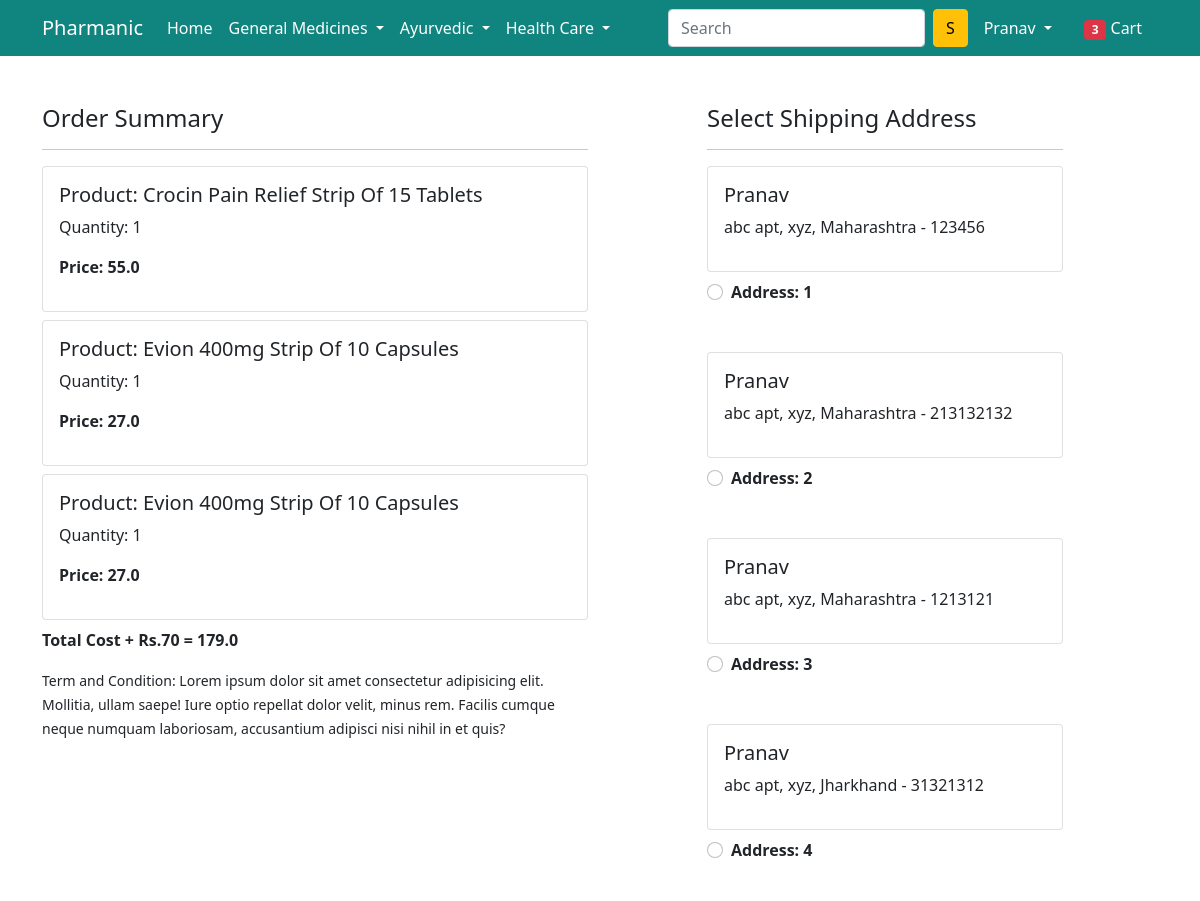
The page /checkout/ (signed in, upper part) on the database as committed earlier.
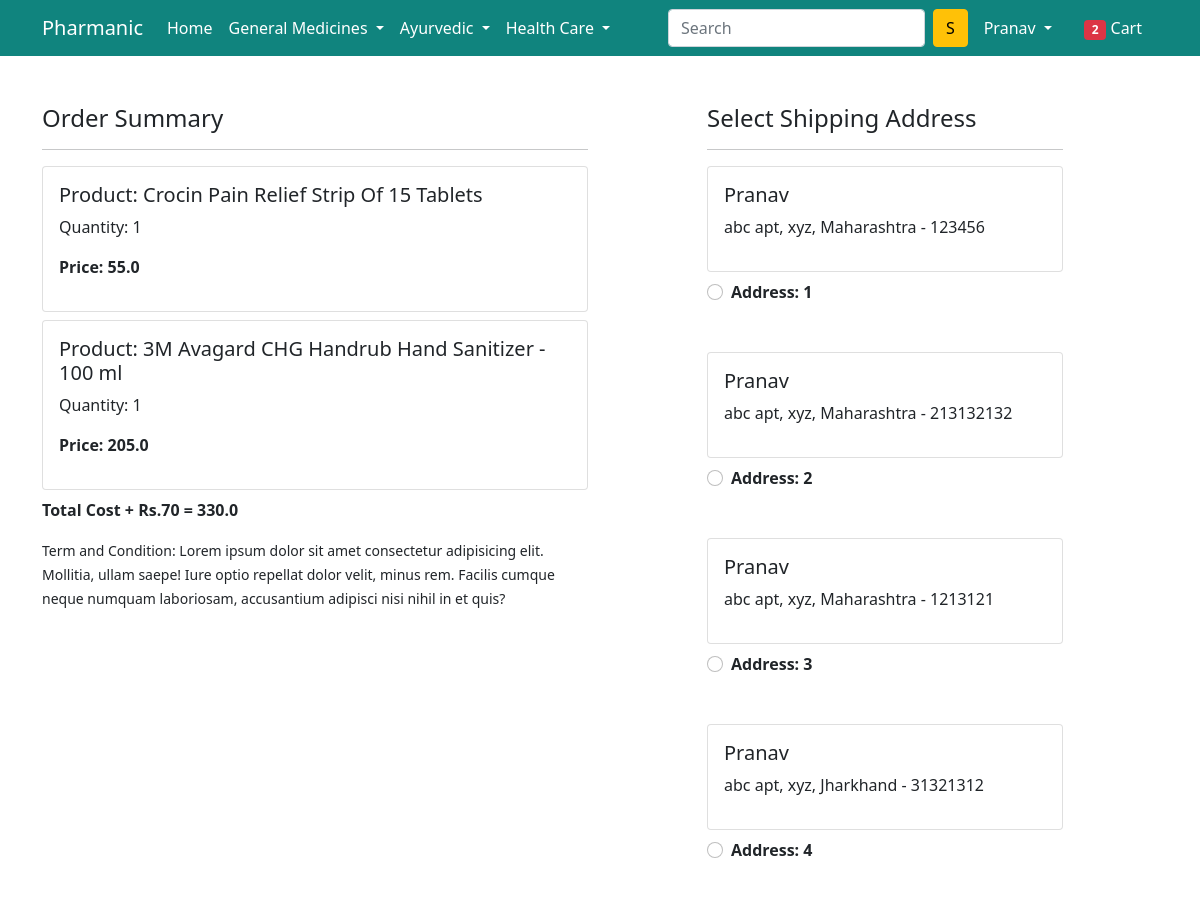
The same page on the database as committed later.
### pharmanic_app/models.py (models this page shows, shortened)
class Cart(models.Model):
	user = models.ForeignKey(User, on_delete=models.CASCADE)
	product = models.ForeignKey(Product, on_delete=models.CASCADE)
	quantity = models.PositiveIntegerField(default=1)
	@property
	def total_cost(self):
		return self.quantity * self.product.discounted_price

class Product(models.Model):
	title = models.CharField(max_length=100)
	selling_price = models.FloatField()
	discounted_price = models.FloatField()
	description = models.TextField()
	brand = models.CharField(max_length=100)
	category = models.CharField(choices=CATEGORY_CHOICES, max_length=4)
	product_image = models.ImageField(upload_to='productimg')

class Customer(models.Model):
	user = models.ForeignKey(User, on_delete=models.CASCADE)
	name = models.CharField(max_length=200)
	locality = models.CharField(max_length=200)
	city = models.CharField(max_length=50)
	zipcode = models.IntegerField()
	state = models.CharField(choices=STATE_CHOICES, max_length=50)

### pharmanic_app/views.py (the view)
# urls.py: path('checkout/', views.checkout, name='checkout'),
@login_required
def checkout(request):
    user = request.user
    add = Customer.objects.filter(user=user)
    cart_items = Cart.objects.filter(user=user)
    amount = 0.0
    shipping_amount = 70.0
    totalamount = 0.0
    cart_product = [p for p in Cart.objects.all() if p.user == request.user]
    if cart_product:
        for p in cart_product:
            tempamount = (p.quantity * p.product.discounted_price)
            amount += tempamount
        print(amount)
        totalamount = amount + shipping_amount
    else:
        return redirect(show_cart)
    if request.user.is_authenticated:
        totalitem = len(Cart.objects.filter(user=request.user))
    return render(request, 'app/checkout.html', {'add':add, 'totalamount':totalamount, 'cart_items': cart_items,'totalitem': totalitem})

### pharmanic_app/templates/app/checkout.html (shortened to what this page needs)
{% extends 'app/base.html' %}
{% load static %}
{% block main-content %}
<div class="container">
 <div class="row mt-5">
  <div class="col-sm-6">
    <h4>Order Summary</h4>
    <hr>
    {% for item in cart_items %}
      <div class="card mb-2">
        <div class="card-body">
          <h5>Product: {{item.product.title}}</h5>
          <p>Quantity: {{item.quantity}}</p>
          <p class="fw-bold">Price: {{item.total_cost}}</p>
        </div>
      </div>
    {% endfor %}
    <p class="fw-bold">Total Cost + Rs.70 = {{totalamount}}</p>
    <small>Term and Condition: Lorem ipsum dolor sit amet consectetur adipisicing elit. Mollitia, ullam saepe! Iure optio repellat dolor velit, minus rem. Facilis cumque neque numquam laboriosam, accusantium adipisci nisi nihil in et quis?</small>
  </div>
  <div class="col-sm-4 offset-sm-1">
    <h4>Select Shipping Address</h4>
    <hr>
    <form action="/paymentdone">
    {% for ad in add %}
      <div class="card">
        <div class="card-body">
        <h5>{{ad.name}}</h5>
        <p>{{ad.locality}}, {{ad.city}}, {{ad.state}} - {{ad.zipcode}}</p>
        </div>
      </div>
        <div class="form-check mt-2 mb-5">
          <input class="form-check-input" type="radio" name="custid" id="custadd({forloop.counter})" value="{{ad.id}}" required>
          <label class="form-check-label fw-bold" for="">
            Address: {{forloop.counter}} </label>
        </div>
      {% endfor %}
      </form>
    </div>
  </div>
</div>
{% endblock main-content %}

### pharmanic_app/templates/app/base.html (shortened to what this page needs)
<!doctype html>
{% load static %}
<html lang="en">
<head>
  <link href="https://cdn.jsdelivr.net/npm/bootstrap@5.0.0-beta1/dist/css/bootstrap.min.css" rel="stylesheet"
>
  <link rel="stylesheet" href="{% static 'app/css/owl.carousel.min.css' %}">
  <link rel="stylesheet" href="{% static 'app/css/all.min.css' %}">
  <link rel="stylesheet" href="{% static 'app/css/style.css' %}">
</head>
<body>
  <nav class="navbar navbar-expand-lg navbar-dark navColor">
    <div class="container">
      <a class="navbar-brand" href="/">Pharmanic</a>
      <div class="collapse navbar-collapse" id="navbarSupportedContent">
        <ul class="navbar-nav me-auto mb-2 mb-lg-0">
          <li class="nav-item">
            <a class="nav-link active" aria-current="page" href="/">Home</a>
          </li>
          <li class="nav-item dropdown">
            <a class="nav-link dropdown-toggle text-white" href="#" id="generalDropdown" role="button"
              data-bs-toggle="dropdown" aria-expanded="false">
              General Medicines
            </a>
          </li>
          <li class="nav-item dropdown">
            <a class="nav-link dropdown-toggle text-white" href="#" id="ayurvedicDropdown" role="button"
              data-bs-toggle="dropdown" aria-expanded="false">
              Ayurvedic
            </a>
          </li>
          <li class="nav-item dropdown">
            <a class="nav-link dropdown-toggle text-white" href="#" id="healthDropdown" role="button"
              data-bs-toggle="dropdown" aria-expanded="false">
              Health Care
            </a>
          </li>
        </ul>
        <form class="d-flex">
          <input class="form-control me-2" type="search" placeholder="Search" aria-label="Search">
          <button class="btn btn-warning" type="submit">S</button>
        </form>
        <div>
          <ul class="navbar-nav me-auto mb-2 mb-lg-0">
            {% if request.user.is_authenticated %}
            <li class="nav-item dropdown mx-2">
              <a class="nav-link dropdown-toggle text-white" href="#" id="profileDropdown" role="button"
                data-bs-toggle="dropdown" aria-expanded="false">
                {{ user.username|capfirst}}
              </a>
            </li>
            <li class="nav-item mx-2">
              <a href="{% url 'showcart' %}" class="nav-link text-white"><span class="badge bg-danger">{{totalitem}}</span> Cart
              </a>
            </li>
            {% endif %}
          </ul>
        </div>
      </div>
    </div>
  </nav>
  {% block main-content %} {% endblock main-content %}
</body>
</html>

Rows that differ between the two databases and show on the page:
removed Cart: product "Evion 400mg Strip Of 10 Capsules", quantity "1", total_cost "27.0"
removed Cart: product "Evion 400mg Strip Of 10 Capsules", quantity "1", total_cost "27.0"
added Cart: product "3M Avagard CHG Handrub Hand Sanitizer - 100 ml", quantity "1", total_cost "205.0"
Other text that changed with them:
{{ totalitem }}: "3" → "2"
{{ totalamount }}: "179.0" → "330.0"
